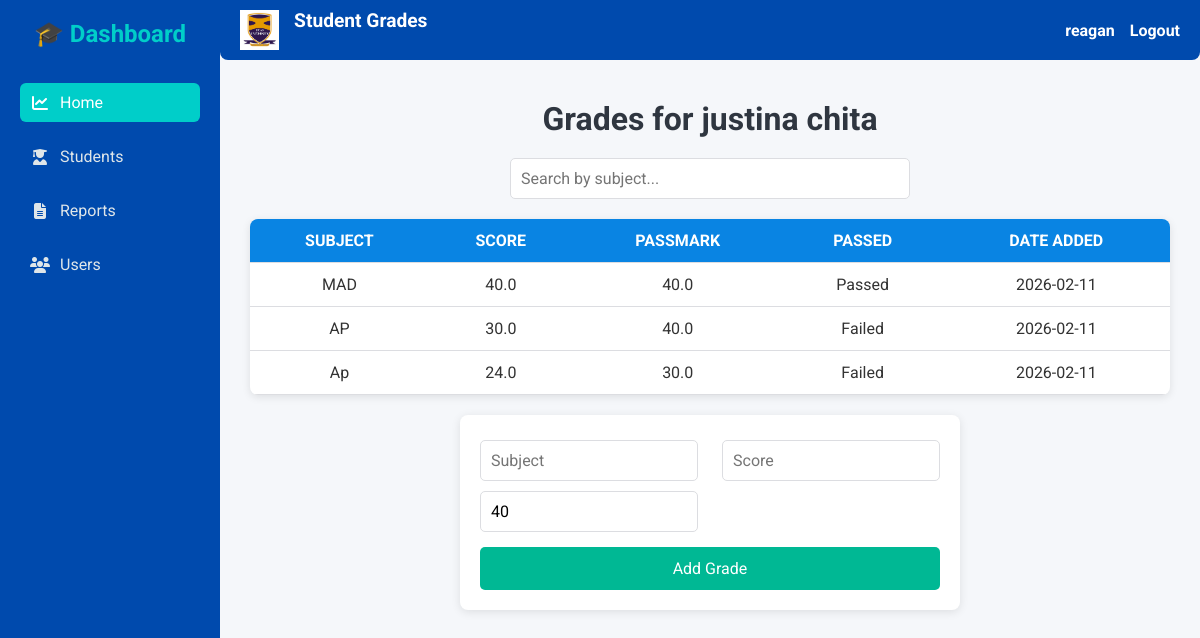
The page /grades/2 (signed in) on the database its author committed.
### app.py (models this page shows, shortened)
class User(db.Model, UserMixin):
    id = db.Column(db.Integer, primary_key=True)
    username = db.Column(db.String(100), unique=True, nullable=False)
    password = db.Column(db.String(200), nullable=False)  # store hashed passwords
    first_name = db.Column(db.String(100), nullable=False)
    last_name = db.Column(db.String(100), nullable=False)
    email = db.Column(db.String(100), unique=True, nullable=False)
    is_admin = db.Column(db.Boolean, default=False)
    grading_scale = db.Column(db.Integer, default=100)
    passing_mark = db.Column(db.Float, default=40)
    dark_mode = db.Column(db.Boolean, default=False)
    allow_user_registration = db.Column(db.Boolean, default=True)
    default_sort = db.Column(db.String(20), default="name")

class Student(db.Model):
    id = db.Column(db.Integer, primary_key=True)
    first_name = db.Column(db.String(100), nullable=False)
    last_name = db.Column(db.String(100), nullable=False)
    email = db.Column(db.String(100), unique=True, nullable=True)
    student_id = db.Column(db.String(50), unique=True, nullable=False)

class Grade(db.Model):
    id = db.Column(db.Integer, primary_key=True)
    student_id = db.Column(db.Integer, db.ForeignKey('student.id'), nullable=False)
    subject = db.Column(db.String(100), nullable=False)
    score = db.Column(db.Float, nullable=False)
    passmark = db.Column(db.Float, nullable=False, server_default='40')
    passed = db.Column(db.Boolean, nullable=False, server_default='0')
    date_added = db.Column(db.DateTime, default=datetime.utcnow)
    student = db.relationship('Student', backref=db.backref('grades', lazy=True))

### app.py (the view, shortened to what this page needs)
@app.route('/grades/<int:student_id>', methods=['GET', 'POST'])
@login_required
def grades_page(student_id):
    student = Student.query.get_or_404(student_id)
    grades = Grade.query.filter_by(student_id=student_id).all()
    return render_template("grades.html", student=student, grades=grades)

### app.py (called while the page is built)
@login_manager.user_loader
def load_user(user_id):
    return User.query.get(int(user_id))

### templates/grades.html (shortened to what this page needs)
<!DOCTYPE html>
<html lang="en">
<head>
<link rel="stylesheet" href="https://cdnjs.cloudflare.com/ajax/libs/font-awesome/6.5.0/css/all.min.css">
</head>
<body>
{% include "_sidebar.html" %}
<div class="app-bar">
    <div class="app-bar-left">
        <img src="{{ url_for('static', filename='zcas_logo.png') }}" alt="ZCAS Logo">
        <h1>Student Grades</h1>
    </div>
    <div class="app-bar-right">
        <span>{{ current_user.first_name }}</span>
        <a href="{{ url_for('logout') }}">Logout</a>
    </div>
</div>
<div class="main-content">
    <h1>Grades for {{ student.first_name }} {{ student.last_name }}</h1>
    <div class="search-box">
        <input type="text" id="searchInput" placeholder="Search by subject...">
    </div>
    <table id="gradesTable" class="table table-striped">
        <thead>
            <tr>
                <th>Subject</th>
                <th>Score</th>
                <th>Passmark</th>
                <th>Passed</th>
                <th>Date Added</th>
            </tr>
        </thead>
        <tbody>
            {% for grade in grades %}
            <tr>
                <td>{{ grade.subject }}</td>
                <td>{{ grade.score }}</td>
                <td>{{ grade.passmark }}</td>
                <td>
                    {% if grade.passed %}
                        <span class="badge bg-success">Passed</span>
                    {% else %}
                        <span class="badge bg-danger">Failed</span>
                    {% endif %}
                </td>
                <td>{{ grade.date_added.strftime("%Y-%m-%d") }}</td>
            </tr>
            {% endfor %}
        </tbody>
    </table>
    <form method="POST" action="{{ url_for('grades_page', student_id=student.id) }}">
        <input type="text" name="subject" placeholder="Subject" required>
        <input type="number" name="score" placeholder="Score" step="0.01" required>
        <input type="number" name="passmark" placeholder="Passmark" step="0.01" value="40" required>
        <button type="submit">Add Grade</button>
    </form>
</div>
</body>
</html>

### templates/grades.html (style rules this page uses)
* { box-sizing: border-box; margin: 0; padding: 0; font-family: 'Roboto', sans-serif; }
body { display: flex; min-height: 100vh; background-color: #f5f7fa; color: #333; }
.app-bar { height: 60px; width: calc(100% - 220px); background-color: #004aad; color: white; display: flex; align-items: center; justify-content: space-between; padding: 0 20px; position: fixed; top: 0; left: 220px; z-index: 1000; border-bottom-left-radius: 8px; border-bottom-right-radius: 8px; }
.app-bar-left { display: flex; align-items: center; gap: 15px; }
.app-bar-left img { height: 40px; }
.app-bar-left h1 { font-size: 1.2rem; color: #fff; }
.app-bar-right { display: flex; align-items: center; gap: 15px; }
.app-bar-right span { font-weight: bold; }
.app-bar-right a { color: #fff; text-decoration: none; font-weight: bold; }
.main-content { flex: 1; padding: 100px 30px 30px 30px; }
h1 { text-align: center; margin-bottom: 20px; color: #2f3640; }
.search-box { max-width: 400px; margin: 20px auto; }
.search-box input { width: 100%; padding: 10px; border-radius: 5px; border: 1px solid #dcdde1; font-size: 16px; }
table { width: 100%; border-collapse: collapse; margin-top: 10px; background-color: #fff; border-radius: 8px; overflow: hidden; box-shadow: 0 2px 8px rgba(0,0,0,0.1); }
th, td { padding: 12px; text-align: center; border-bottom: 1px solid #dcdde1; }
th { background-color: #0984e3; color: white; text-transform: uppercase; }
form { max-width: 500px; margin: 20px auto 50px auto; background-color: #fff; padding: 20px; border-radius: 8px; box-shadow: 0 2px 10px rgba(0,0,0,0.1); display: flex; flex-wrap: wrap; justify-content: space-between; }
form input { width: calc(50% - 12px); padding: 10px; margin: 5px 0; border: 1px solid #dcdde1; border-radius: 5px; font-size: 16px; }
form button { width: 100%; padding: 12px; margin-top: 10px; background-color: #00b894; border: none; border-radius: 5px; color: #fff; font-size: 16px; cursor: pointer; transition: 0.3s; }

### rows shown on the page
User: first_name "reagan"
Student: first_name "justina", last_name "chita"
Grade: subject "MAD", score "40.0", passmark "40.0", passed "Passed", date_added "2026-02-11"
Grade: subject "AP", score "30.0", passmark "40.0", passed "Failed", date_added "2026-02-11"
Grade: subject "Ap", score "24.0", passmark "30.0", passed "Failed", date_added "2026-02-11"
